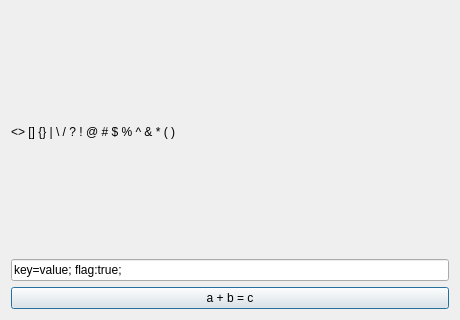
<?xml version="1.0" encoding="UTF-8"?>
<ui version="4.0"><class>Dialog</class><widget class="QDialog" name="Dialog"><property name="geometry"><rect><x>0</x><y>0</y><width>460</width><height>320</height></rect></property><property name="windowTitle"><string>#095 text/180_punctuation</string></property><layout class="QVBoxLayout" name="verticalLayout"><property name="leftMargin"><number>11</number></property><property name="topMargin"><number>11</number></property><property name="rightMargin"><number>11</number></property><property name="bottomMargin"><number>11</number></property><property name="spacing"><number>6</number></property><item><widget class="QLabel" name="l1"><property name="text"><string>&lt;&gt; [] {} | \ / ? ! @ # $ % ^ &amp; * ( )</string></property></widget></item><item><widget class="QLineEdit" name="e1"><property name="text"><string>key=value; flag:true;</string></property></widget></item><item><widget class="QPushButton" name="b1"><property name="text"><string>a + b = c</string></property></widget></item></layout></widget></ui>
